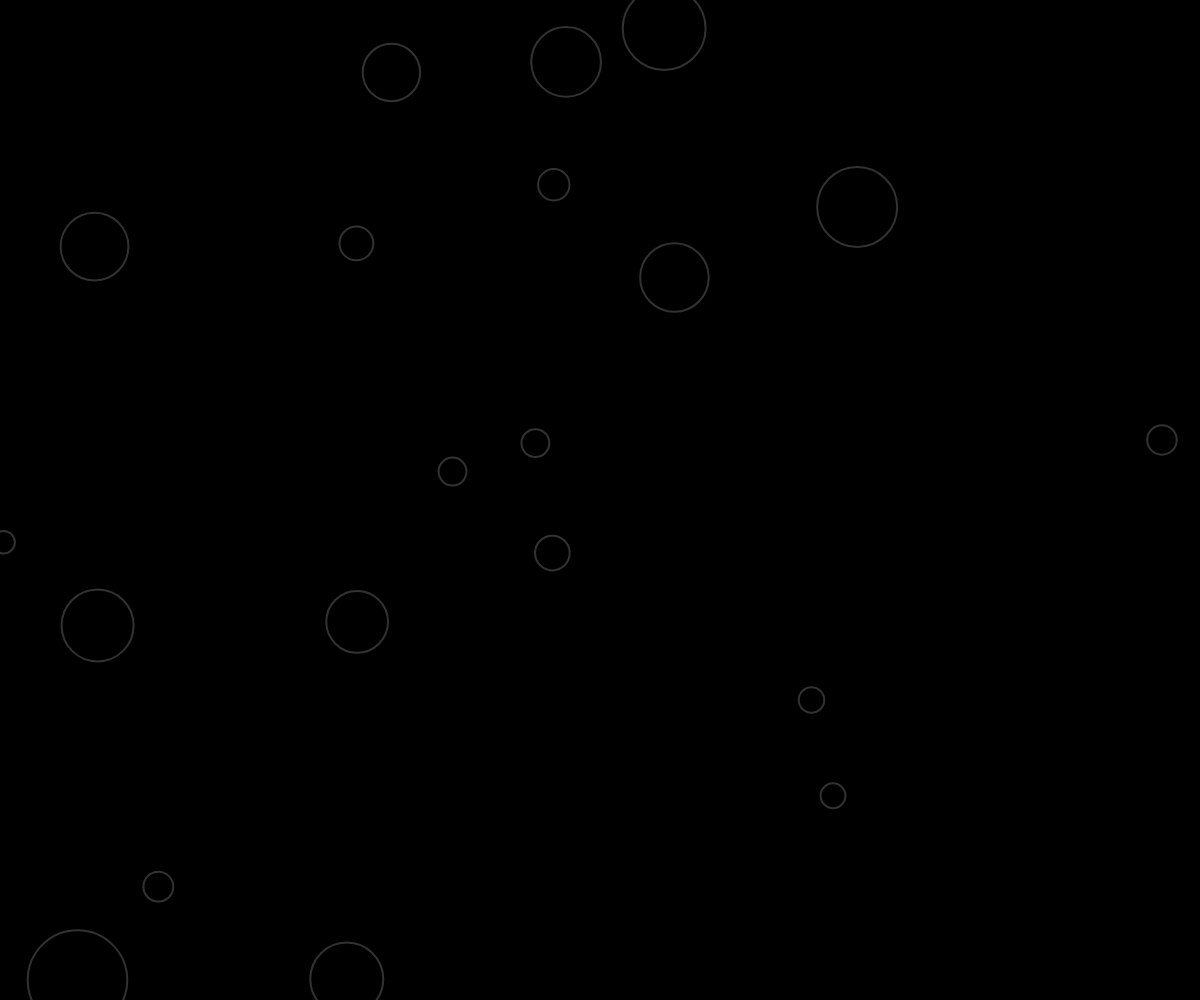
Frame 1 (no input)
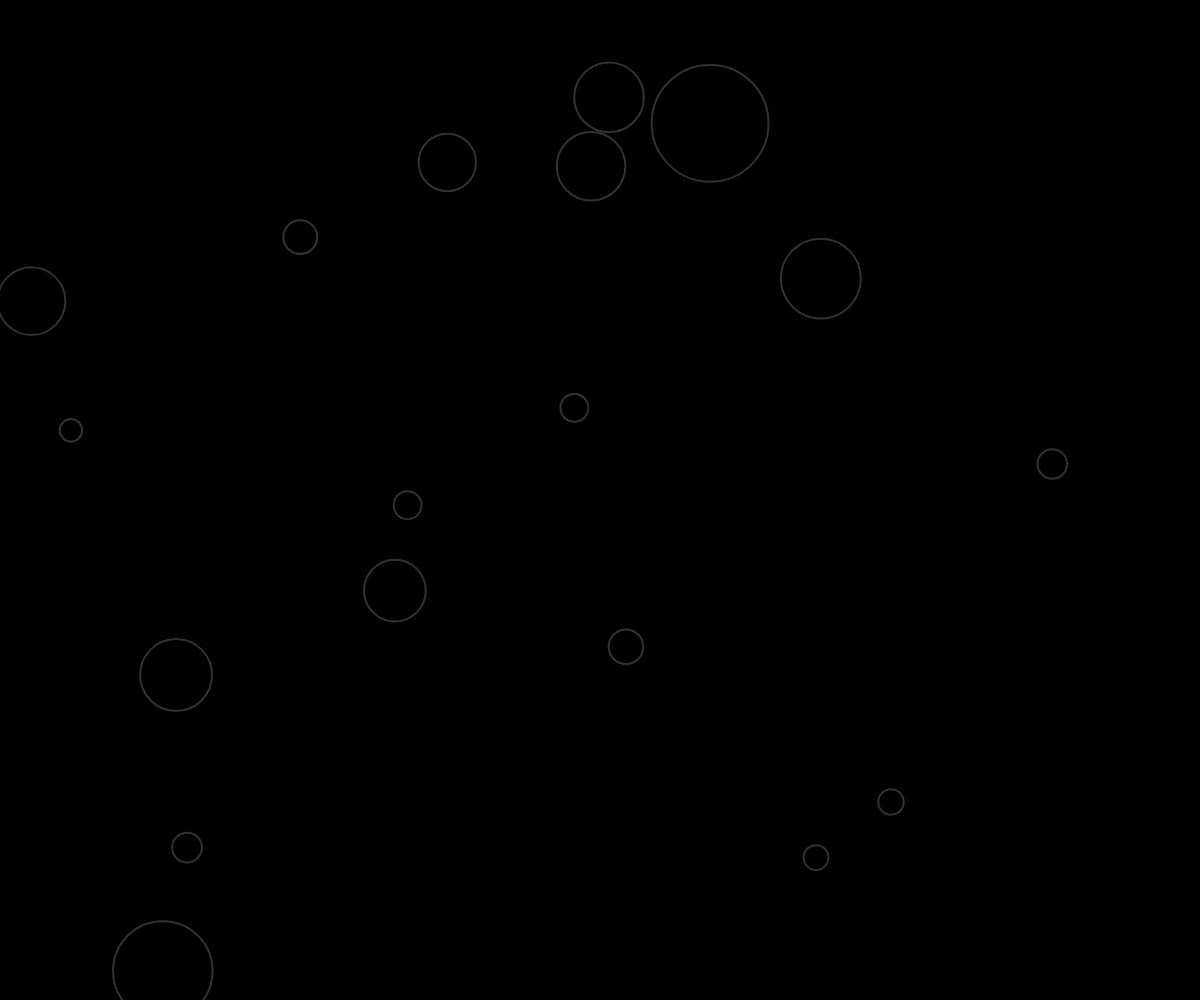
Frame 60 (no input)
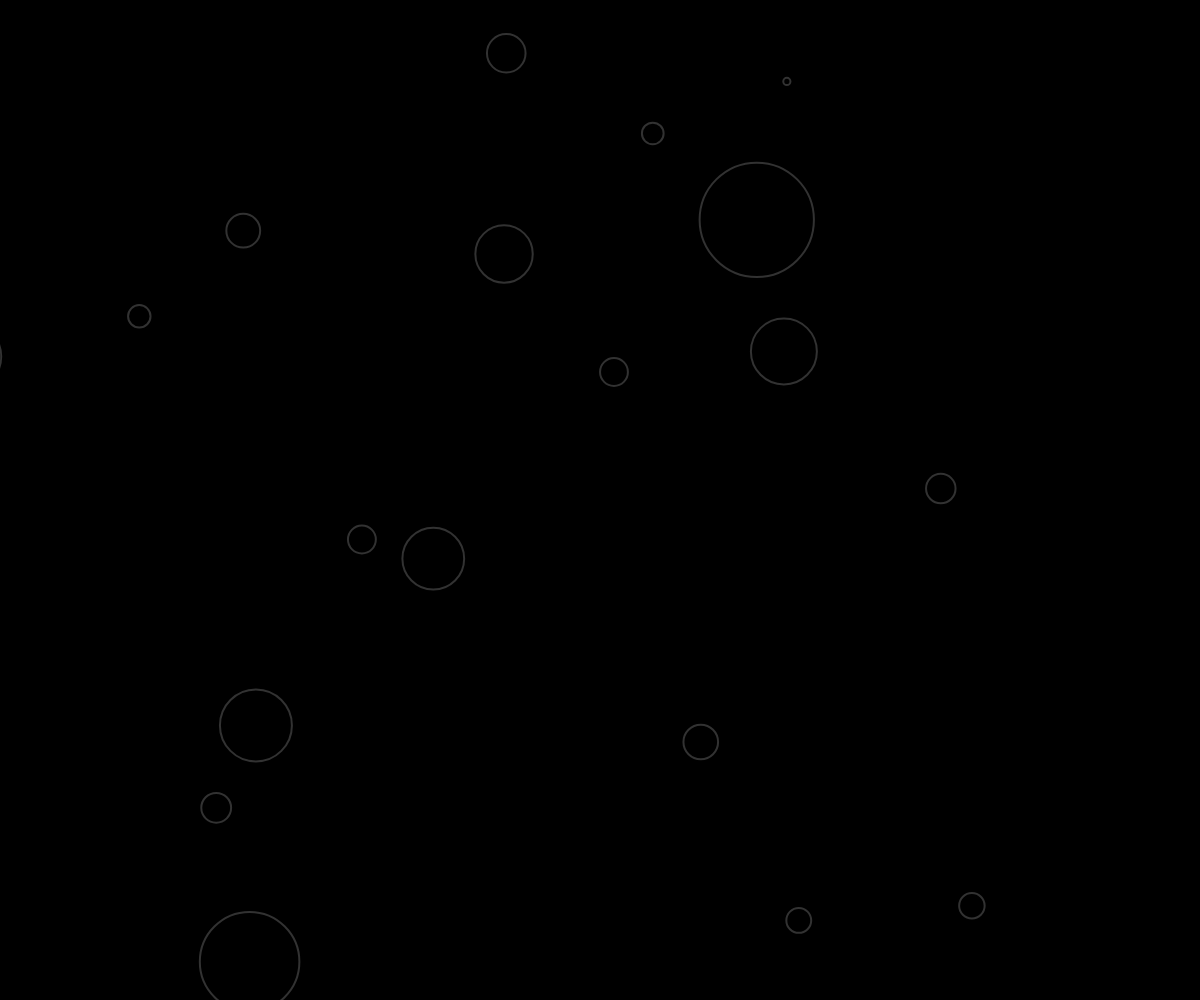
Frame 120 (the mouse pressed at the canvas centre since frame 60)

The p5.js sketch that drew these frames (run headless with seeded random() and noise() and a simulated clock; from frame 60 on, the mouse is pressed at the canvas centre):

// p5.js sketch
// ── sketch.js
let bubbles = [];
let canvas;
function setup() {
	canvas = createCanvas(windowWidth, windowHeight);
	canvas.position(0, 0);
	canvas.style("z-index", "-1");
	for (let i = 0; i < 20; i++) {
		let a = random(width);
		let b = random(height);
		let c = random(10, 50);
		bubbles[i] = new Bubble(a, b, c);
		// print("i = ",i);
		//   print("r = ",bubbles[i].r);
	}
}
function draw() {
	// print("x = ",bubbles[1].x);
	// print("y = ",bubbles[1].y);
	//
	// print("r = ",bubbles[1].r);
	background(0);
	for (let i = 0; i < bubbles.length; i++) {
		bubbles[i].show();
		bubbles[i].move();
		bubbles[i].check();
		for (let j = 0; j < bubbles.length; j++) {
			if (bubbles[i] !== bubbles[j] && bubbles[i].collide(bubbles[j])) {
				bubbles[i].collapse(bubbles[j]);
			}
		}
	}
}

// ── bubble.js
class Bubble {
  constructor(x,y,r) {
    this.x = x;
    this.y = y;
    this.r = r;
    this.speedx = random(-2,2)
    this.speedy = random(-2,2)
  }
  show(){
    fill(0);
    stroke(255,50);
    strokeWeight(2)
    ellipse(this.x,this.y,this.r*2);
  }
  collide(other){
    let d = dist(this.x,this.y,other.x,other.y);
    return (d<other.r+this.r);
  }
  collapse(other) {
    if(this.r>other.r) {
      this.r = this.r + 1;
      other.r = other.r - 1;
    } else if (other.r>this.r) {
      this.r = this.r - 1;
      other.r = other.r + 1;
    }
  }
  move() {
    this.x = this.x + this.speedx;
    this.y = this.y + this.speedy;
  }
  check() {
    if(this.r>150||this.r<=0) {
      this.r = random(10,50);
    }
  }
  ofscreen() {
    if(this.x<0||this.x>width||this.y<0||this.y>height) {
      this.speedx = -this.speedx
      this.speedy = -this.speedy

    }
  }
}
